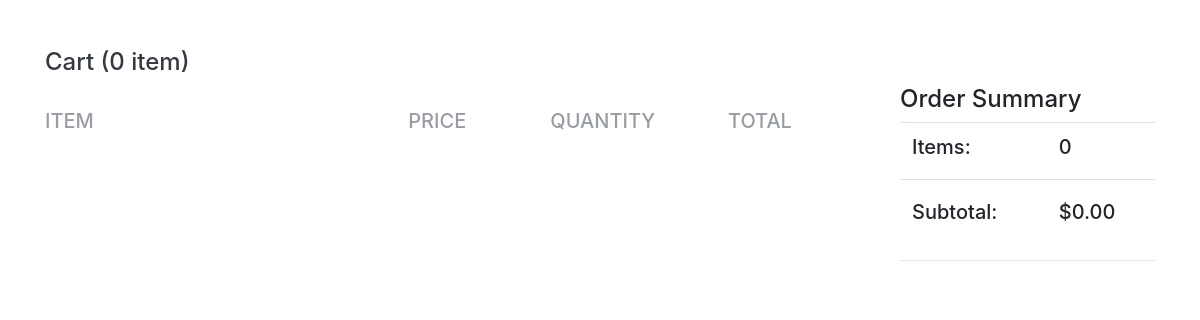
The page /cart/ (signed in) on the database as committed earlier.
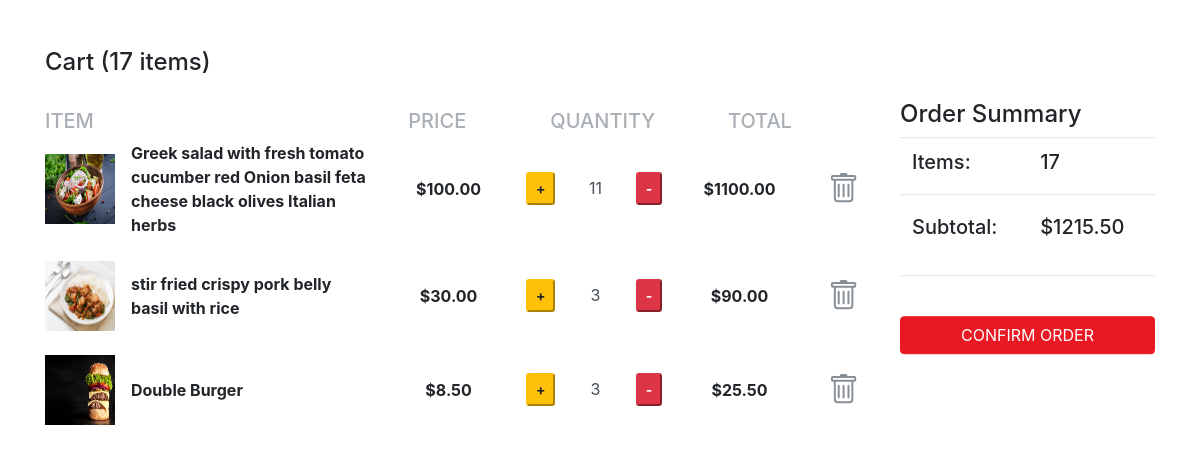
The same page on the database as committed later.
### restaurant/models.py (models this page shows, shortened)
class Order(models.Model):
    product = models.ForeignKey(Product, on_delete=models.CASCADE)
    customer = models.ForeignKey(settings.AUTH_USER_MODEL, on_delete=models.CASCADE)
    quantity = models.IntegerField(default=0)
    price = models.IntegerField(default=0)
    date_added = models.DateTimeField(auto_now_add=True)
    address = models.CharField(max_length=255, blank=True)
    phone = models.CharField(max_length=15, blank=True)
    completed = models.BooleanField(default=False)
    def get_total(self):
        total = self.product.price * self.quantity
        return total

class Product(models.Model):
    name = models.CharField(max_length=220, null=True, blank=True)
    price = models.FloatField(default=0, null=True, blank=True)
    description = models.TextField()
    image = models.ImageField(upload_to='products')
    date_added = models.DateTimeField(auto_now_add=True)
    def get_add_to_cart_url(self):
        return reverse('add-to-cart', kwargs={'pk': self.pk})
    def get_delete_to_cart_url(self):
        return reverse('delete-from-cart', kwargs={'pk': self.pk})

### restaurant/views.py (the view)
# urls.py: path("cart/", product_view.cart, name="cart"),
@login_required
def cart(request):
    customer = request.user
    orders = Order.objects.filter(customer=customer, completed=False).order_by("-date_added")
    cart_total = sum([(item.product.price * item.quantity) for item in orders])
    get_cart_items = sum([item.quantity for item in orders])
    context = {
        "orders": orders,
        "get_cart_total": cart_total,
        "get_cart_items": get_cart_items
    }
    return render(request, "restaurant/cart.html", context)

### restaurant/templates/restaurant/cart.html (shortened to what this page needs)
<!doctype html>
{% load static %}
<html lang="en">
<head>
    <link rel="stylesheet" href="{% static 'css/bootstrap.css' %}">
    <link rel="stylesheet" href="https://cdn.ayroui.com/1.0/css/tiny-slider.css"/>
    <link href="https://stackpath.bootstrapcdn.com/bootstrap/4.4.1/css/bootstrap.min.css" rel="stylesheet"
          type="text/css"/>
    <link rel="stylesheet" href="https://cdn.jsdelivr.net/npm/bootstrap@4.6.1/dist/css/bootstrap.min.css"
>
    <link rel="stylesheet" href="https://cdnjs.cloudflare.com/ajax/libs/animate.css/4.1.1/animate.min.css"/>
    <link rel="stylesheet" href="https://cdnjs.cloudflare.com/ajax/libs/animate.css/3.7.2/animate.min.css">
</head>
<div class="container mt-5">
    <h4 class="text-dark">Cart
        ({{ get_cart_items }} {% if get_cart_items > 1 %} items{% else %} item{% endif %})
    </h4>
    <div class="row screen">
        <br>
        <div class="col-lg-9">
            <br>
            <section>
                <div class="cart-row d-md-flex d-none">
                    <div style="flex:4;opacity: .7" class="mr-2">
                        <h5 class="text-muted">ITEM</h5>
                    </div>
                    <div style="flex:4;opacity: .7"></div>
                    <div style="flex:2;opacity: .7"></div>
                    <div style="flex:4;opacity: .7"><h5 class="text-muted">PRICE</h5></div>
                    <div style="flex:5;opacity: .7"><h5 class="text-muted">QUANTITY</h5></div>
                    <div style="flex:4;opacity: .7">
                        <h5 class="text-muted">TOTAL</h5>
                    </div>
                </div>
                {% for item in orders %}
                <div class="box-element">
                    <div class="cart">
                        <div class="cart-body">
                            <div class="cart-item">
                                <div class="d-flex align-items-center text-left text-md-center row">
                                    <div class="col-12 col-md-5">
                                        <div class="d-flex align-items-center">
                                            <a href="/">
                                                <img height="70px" width="70px" src="{{ item.product.image.url }}" alt=""
                                                     class="row-ima">
                                            </a>
                                            <div class="cart-title text-left">
                                                <a class="text-dark link-animated"
                                                   href="/">
                                                    <strong>{{ item.product.name }}
                                                    </strong>
                                                </a>
                                                <br>
                                            </div>
                                        </div>
                                    </div>
                                    <div class="mt-4 mt-md-0 col-12 col-md-7">
                                        <div class="align-items-center row">
                                            <div class="col-md-3">
                                                <div class="row">
                                                    <b class="text-right text-md-center col-6 col-md-12">
                                                        ${{ item.product.price|floatformat:'2' }}
                                                    </b>
                                                </div>
                                            </div>
                                            <div class="col-md-4">
                                                <div class="align-items-center row">
                                                    <div class="col-5 col-sm-3 col-md-12">
                                                        <div class="d-flex align-items-center">
                                                            <button data-product="{{ item.product.id }}"
                                                                    data-action="add" data-href="{{ item.product.get_add_to_cart_url}}"
                                                                    class="update-cart text-decoration-none btn-sm btn-warning">
                                                                <b>+</b>
                                                            </button>
                                                            <b class="text-center border-0 border-md input-items form-control">
                                                                {{ item.quantity }}
                                                            </b>
                                                            <button data-product="{{ item.product.id }}"
                                                                    data-action="remove"
                                                                    class="text-decoration-none btn-sm btn-danger update-cart">
                                                                <b>-</b>
                                                            </button>
                                                        </div>
                                                    </div>
                                                </div>
                                            </div>
                                            <div class="col-md-3">
                                                <div class="row">
                                                    <b class="text-right text-md-center col-6 col-md-12">
                                                        ${{ item.get_total|floatformat:'2' }}
                                                    </b>
                                                </div>
                                            </div>
                                            <div class="d-md-block d-none text-center col-2"
                                                 data-toggle="tooltip" title="Remove from Cart" data-placement="top">
                                                <a class="cart-remove text-muted update-cart" href="{{item.product.get_delete_to_cart_url}}"
                                                   data-product="{{ item.product.id }}" data-action="delete">
                                                </a>
                                            </div>
                                        </div>
                                    </div>
                                </div>
                            </div>
                        </div>
                    </div>
                </div>
                <br>
                {% endfor %}
            </section>
        </div>
        <div class="col-lg-3">
            <div class="sticky-top" style="top: 100px">
                <div class="box-element">
                    <div class="card-headr"><h4>Order Summary</h4></div>
                    <table class="table table-hover">
                        <tr>
                            <th><h5>Items: </h5></th>
                            <th><h5>{{ get_cart_items }}</h5></th>
                        </tr>
                        <tr>
                            <th><h5 class="mt-2">Subtotal: </h5></th>
                            <th><h5 class="mt-2">${{ get_cart_total|floatformat:2 }}</h5></th>
                        </tr>
                    </table>
                    <hr>
                    <br>
                    {% if get_cart_items > 0 %}
                    <a id="make-payment" class="btn btn-block btn-info" href="{% url 'process_order' %}">
                        <span id="button-text">CONFIRM ORDER</span>
                    </a>
                    {% endif %}
                </div>
            </div>
        </div>
    </div>
</div>
<br>
<br>
</html>

### restaurant/templates/restaurant/navbar.html (shortened to what this page needs)
{% load static %}

### restaurant/templates/restaurant/cart.html (style rules this page uses)
.cart-title { margin-left: 1rem; }
.text-left { text-align: left!important; }
.cart-remove { color: #495057; font-size: .975rem; transition: .4s; }
.link-animated { position: relative; text-decoration: none; }
.text-dark { color: #212529!important; }
.text-muted { color: #868e96!important; }
.text-center { text-align: center!important; }
.border-0 { border: 0!important; }
.btn { background: #e81922; border-color: #e81922; color: #fff; }
a { color: #e81922; }

Rows that differ between the two databases and show on the page:
added Order: product.image (picture), product.name "Greek salad with fresh tomato cucumber red Onion basil feta cheese black olives Italian herbs", product.price "100.00", quantity "11", get_total "1100.00"
added Order: product.image (picture), product.name "stir fried crispy pork belly basil with rice", product.price "30.00", quantity "3", get_total "90.00"
added Order: product.image (picture), product.name "Double Burger", product.price "8.50", quantity "3", get_total "25.50"
Other text that changed with them:
{{ get_cart_items }}: "0" → "17"
{{ get_cart_total|floatformat:2 }}: "0.00" → "1215.50"
text no longer shown: "item"
text now shown: "items CONFIRM ORDER"
